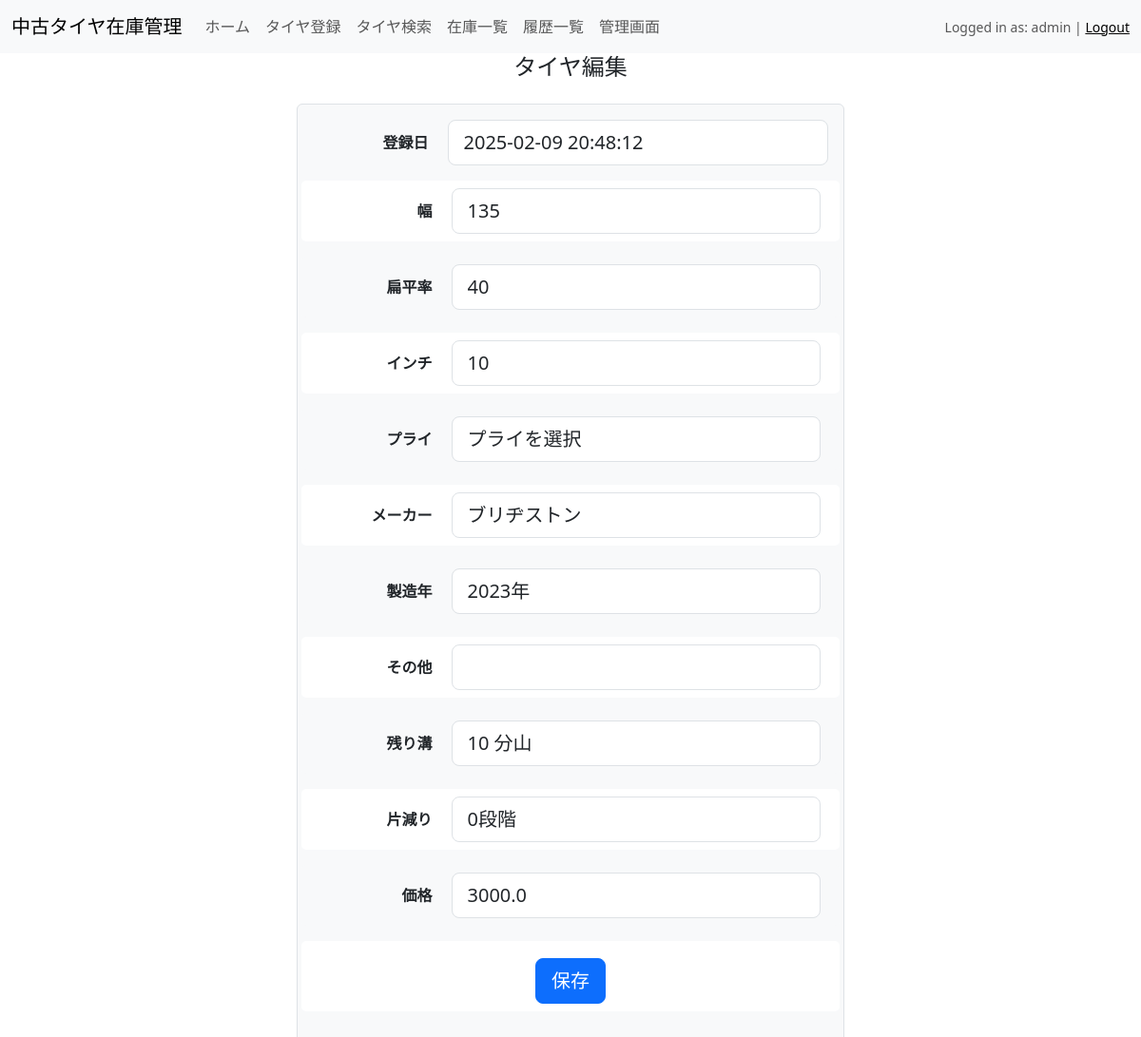
The app's page /edit/390 (signed in), older data.
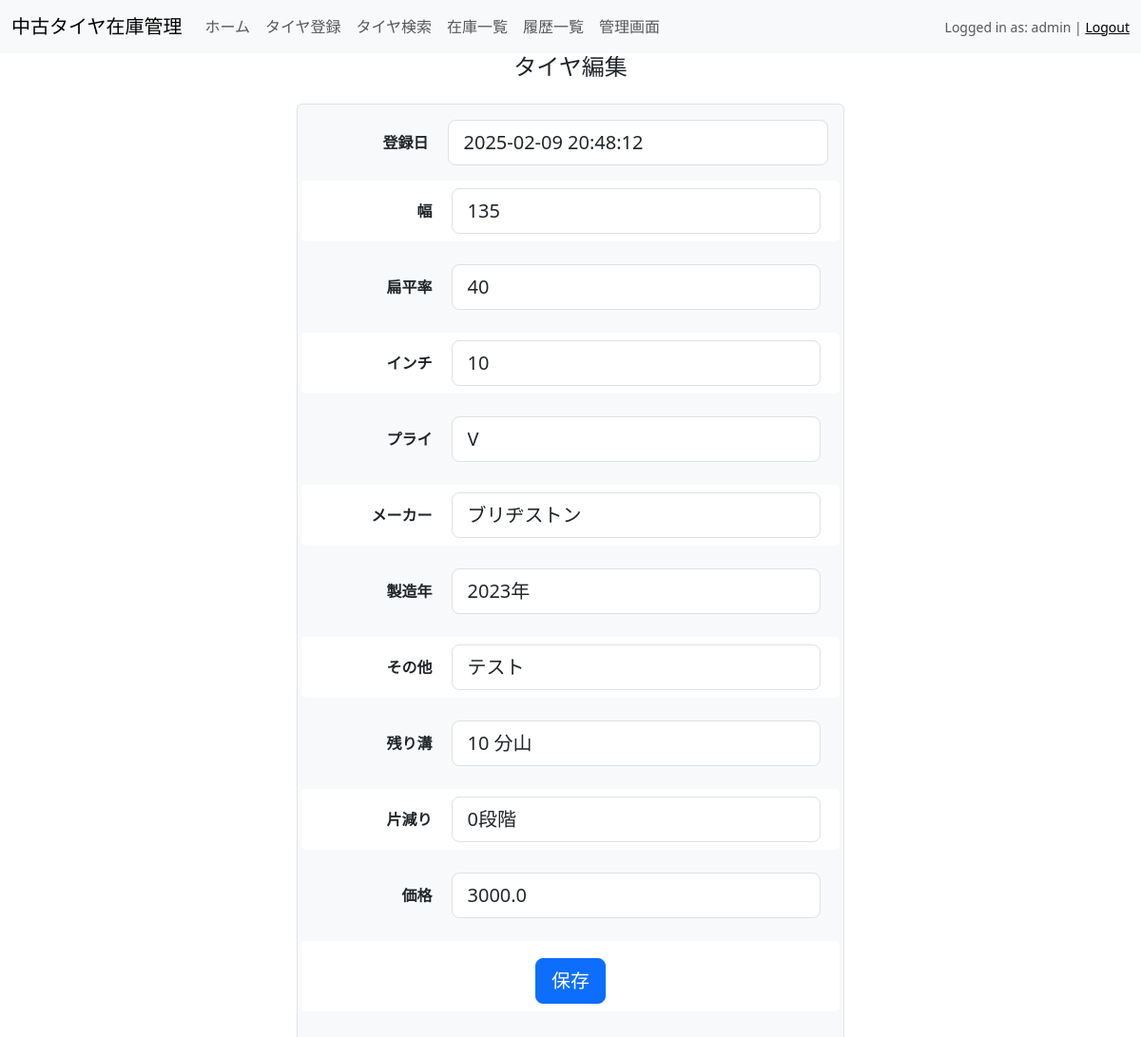
The same page, newer data.
### models.py (models this page shows, shortened)
class User(UserMixin, db.Model):
    id = db.Column(db.Integer, primary_key=True)
    username = db.Column(db.String(150), unique=True, nullable=False)
    password_hash = db.Column(db.String(150), nullable=False)
    role_id = db.Column(db.Integer, db.ForeignKey('roles.id'))
    role = db.relationship('Role', backref=db.backref('users', lazy=True))
    def has_role(self, role_name):
        return self.role and self.role.name == role_name

class InputPage(db.Model):
    __tablename__ = 'input_page'  # テーブル名を明示的に指定
    id = db.Column(db.Integer, primary_key=True)
    registration_date = db.Column(db.DateTime, nullable=False, default=lambda: datetime.now(JST).replace(microsecond=0))
    width = db.Column(db.Integer, db.ForeignKey('width.id'), nullable=False)
    aspect_ratio = db.Column(db.Integer, db.ForeignKey('aspect_ratio.id'), nullable=False)
    inch = db.Column(db.Integer, db.ForeignKey('inch.id'), nullable=False)
    other_details = db.Column(db.String)
    manufacturing_year = db.Column(db.Integer)
    manufacturer = db.Column(db.Integer, db.ForeignKey('manufacturer.id'), nullable=False)
    tread_depth = db.Column(db.Integer)
    uneven_wear = db.Column(db.Integer)
    ply_rating = db.Column(db.Integer, db.ForeignKey('ply_rating.id'), nullable=False)
    price = db.Column(db.Float, nullable=True)  # nullable=Trueに変更
    is_dispatched = db.Column(db.Boolean, default=False, nullable=False)
    width_ref = db.relationship('Width', backref='input_pages', lazy=True)
    aspect_ratio_ref = db.relationship('AspectRatio', backref='input_pages', lazy=True)
    inch_ref = db.relationship('Inch', backref='input_pages', lazy=True)
    manufacturer_ref = db.relationship('Manufacturer', backref='input_pages', lazy=True)
    ply_rating_ref = db.relationship('PlyRating', backref='input_pages', lazy=True)  # 新たに追加

### app.py (the view)
@app.route('/edit/<int:id>', methods=['GET', 'POST'])
def edit_page(id):
    tire = InputPage.query.get_or_404(id)
    form = EditForm(obj=tire)
    print(f"✅ 初期 ply_rating: {tire.ply_rating}")  # ✅ これでデータが渡っているか確認
    if request.method == "POST":
        print(f"🔍 送信データ: {request.form}")  # ✅ フォーム送信データの確認
        print(f"🔍 ply_rating (フォームデータ): {request.form.get('ply_rating')}")
    if form.validate_on_submit():
        print(f"✅ フォームバリデーション成功 - 編集を開始 (ID: {id})")
        old_data = {
            'price': tire.price,
            'other_details': tire.other_details,
            'ply_rating': tire.ply_rating
        }
        form.populate_obj(tire)
        edit_details = []
        updated = False  # 変更があったかどうかのフラグ
        if old_data['price'] != tire.price:
            new_price = int(tire.price) if tire.price is not None else None  # 🔹 小数を整数に変換
            formatted_old_price = "{:,.0f}".format(old_data['price']) if old_data['price'] is not None else "なし"
            formatted_new_price = "{:,.0f}".format(new_price) if new_price is not None else "なし"
            edit_details.append(f"価格: {formatted_old_price} → {formatted_new_price}")
            tire.price = new_price
            updated = True
        if old_data['other_details'] != tire.other_details:
            edit_details.append(f"詳細: {old_data['other_details']} → {tire.other_details}")
        if old_data['ply_rating'] != tire.ply_rating:
            print(f"✅ ply_rating 更新: {old_data['ply_rating']} → {tire.ply_rating}")
        if updated:
            print(f"編集履歴追加: {edit_details}")  # ✅ ここで履歴の内容を確認
            new_edit = HistoryPage(
                tire_id=id,
                user_id=current_user.id if current_user.is_authenticated else 1,  # ログインユーザーのIDを記録
                action="編集",
                edit_date=datetime.now(JST),  # 🔹 JST で記録
                details=", ".join(edit_details)
            )
            db.session.add(new_edit)
        try:
            db.session.commit()
            print("✅ データベースに変更を保存しました")
            flash("編集が完了しました。", "success")
        except Exception as e:
            db.session.rollback()
            print(f"❌ データベース保存エラー: {e}")
            flash("データの保存に失敗しました。", "danger")
        return redirect(url_for('history_page'))
    else:
        print(f"❌ フォームバリデーションエラー: {form.errors}")
    return render_template('edit_page.html', form=form, tire=tire)

### forms.py
class EditForm(CombinedForm):
    price = FloatField(
        '価格',
        validators=[Optional()],  # 必須ではないことを明示
        default=0.0  # 初期値を明示的に設定
    )
    other_details = StringField('その他', validators=[Optional()])
    submit = SubmitField('登録')
    pass

### app.py (called while the page is built)
@login_manager.user_loader
def load_user(user_id):
    return User.query.get(int(user_id))

@app.context_processor
def inject_user():
    from flask_login import current_user
    return dict(user=current_user)

### templates/edit_page.html (shortened to what this page needs)
{% extends "base.html" %}
{% block content %}
<div class="container" style="max-width: 600px;">
    <h4 class="mb-4 text-center">タイヤ編集</h4>
    <form method="POST" class="p-3 border rounded bg-light">
        <div class="row mb-3 align-items-center">
            <label class="col-sm-3 col-form-label fw-bold text-end pe-2">登録日</label>
            <div class="col-sm-9">
                <input type="text" value="{{ tire.registration_date }}" readonly class="form-control form-control-lg">
            </div>
        </div>
        {% set fields = [
            ('width', '幅'), ('aspect_ratio', '扁平率'), ('inch', 'インチ'),
            ('ply_rating', 'プライ'), ('manufacturer', 'メーカー'), ('manufacturing_year', '製造年'),
            ('other_details', 'その他'), ('tread_depth', '残り溝'), ('uneven_wear', '片減り'), ('price', '価格')
        ] %}
        {% for field, label in fields %}
        <div class="row mb-3 align-items-center" style="background-color: {% if loop.index is even %}#f8f9fa{% else %}#ffffff{% endif %}; padding: 8px; border-radius: 5px;">
            <label class="col-sm-3 col-form-label fw-bold text-end pe-2">{{ label }}</label>
            <div class="col-sm-9">
                {{ form[field](class="form-control form-control-lg") }}
            </div>
        </div>
        {% endfor %}
        <div class="row mb-3 align-items-center" style="background-color: {% if fields|length is even %}#ffffff{% else %}#f8f9fa{% endif %}; padding: 8px; border-radius: 5px;">
            <div class="col-12 text-center">
                <button type="submit" class="btn btn-primary btn-lg">保存</button>
            </div>
        </div>
    </form>
</div>
{% endblock %}

### templates/base.html (shortened to what this page needs)
<!DOCTYPE html>
<html lang="ja">
<head>
    <link rel="stylesheet" href="{{ url_for('static', filename='css/style.css') }}">
    <link href="https://cdn.jsdelivr.net/npm/bootstrap@5.3.3/dist/css/bootstrap.min.css" rel="stylesheet">
</head>
<body>
    <header>
    <nav class="navbar navbar-expand-lg navbar-light bg-light">
        <div class="container-fluid">
            <a class="navbar-brand" href="{{ url_for('index') }}">中古タイヤ在庫管理</a>
            <div class="collapse navbar-collapse" id="navbarNav">
                <ul class="navbar-nav">
                    <li class="nav-item">
                        <a class="nav-link" href="{{ url_for('index') }}">ホーム</a>
                    </li>
                    <li class="nav-item">
                        <a class="nav-link" href="{{ url_for('input_page') }}">タイヤ登録</a>
                    </li>
                    <li class="nav-item">
                        <a class="nav-link" href="{{ url_for('search_page') }}">タイヤ検索</a>
                    </li>
                    <li class="nav-item">
                        <a class="nav-link" href="{{ url_for('inventory_list') }}">在庫一覧</a>
                    </li>
                    <li class="nav-item">
                        <a class="nav-link" href="{{ url_for('history_page') }}">履歴一覧</a>
                    </li>
                    {% if user.is_authenticated and user.has_role('admin') %}
                        <li class="nav-item">
                            <a class="nav-link" href="{{ url_for('admin.manage') }}">管理画面</a>
                        </li>
                    {% endif %}
                </ul>
                {% if user.is_authenticated %}
                    <span class="navbar-text ms-auto small">
                        Logged in as: {{ user.username }} | <a href="{{ url_for('logout') }}">Logout</a>
                    </span>
                {% endif %}
            </div>
        </div>
    </nav>
</header>
    <main>
        {% block content %}
        {% endblock %}
    </main>
</body>
</html>

### static/css/style.css (style rules this page uses)
* { box-sizing: border-box; }
.navbar { background-color: #f8f9fa; }
.navbar-text { color: #343a40; }
input { min-width: 35px; }
select { -webkit-appearance: none; -moz-appearance: none; appearance: none; background: transparent; padding-right: 10px; }
select.form-control option[value="0"] { color: gray; font-style: italic; }
select.form-control option:not([value="0"]) { color: gray; font-style: italic; }
body { background-color: #f8f9fa; }
form { background-color: #fff; }
.btn { padding: 10px 20px; margin-top: 10px; background-color: #007bff; color: #fff; border: none; cursor: pointer; border-radius: 5px; }
.btn { font-size: 1rem; padding: 0.75rem 1.5rem; border: none; border-radius: 5px; transition: background-color 0.3s ease, transform 0.1s ease; }
.btn-primary { background-color: #007bff; color: #fff; }

Row changes from the older to the newer data that the page shows:
changed InputPage "ブリヂストン": ply_rating "プライを選択" → "V"; other_details (not shown) → "テスト"
